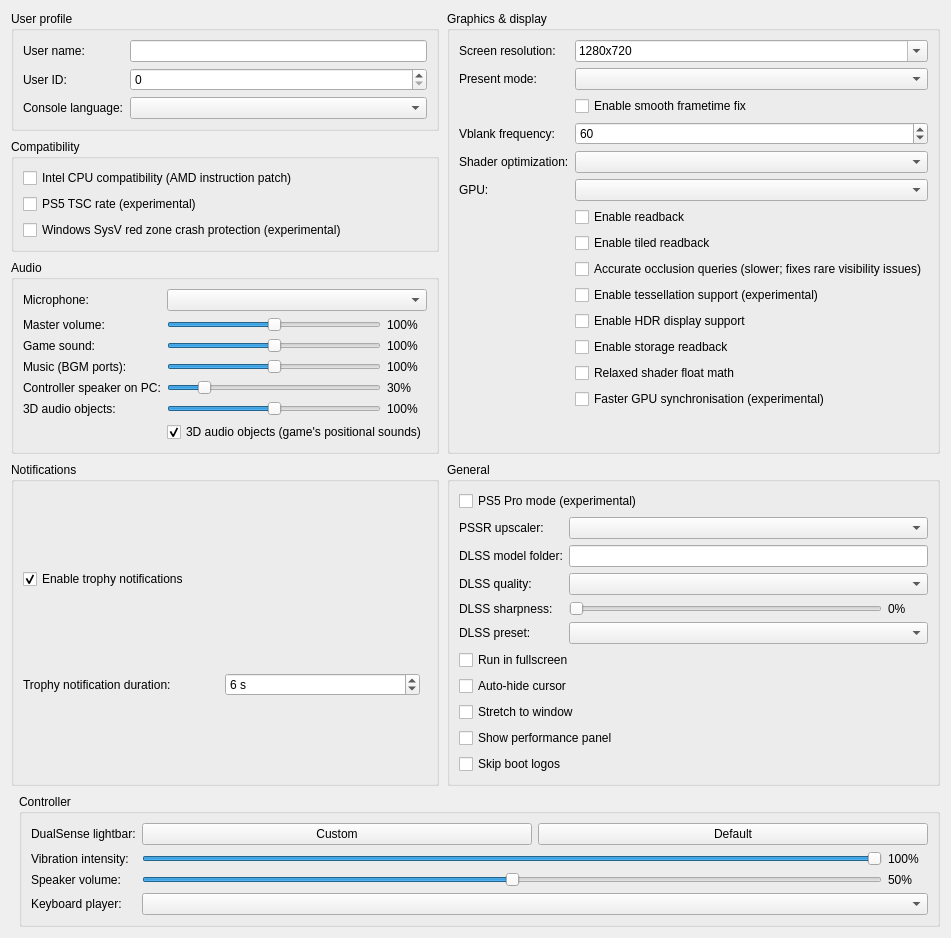
     <widget class="QWidget" name="settings_tab">
      <attribute name="title"><string>General</string></attribute>
      <layout class="QGridLayout" name="gridLayout">
       <property name="horizontalSpacing">
        <number>8</number>
       </property>
       <property name="verticalSpacing">
        <number>8</number>
       </property>
       <item row="0" column="0" colspan="2">
        <layout class="QGridLayout" name="sectionsLayout" columnstretch="1,1">
         <property name="horizontalSpacing">
          <number>8</number>
         </property>
         <property name="verticalSpacing">
          <number>8</number>
         </property>
         <item row="0" column="0">
          <widget class="QGroupBox" name="user_profile_group">
           <property name="title">
            <string>User profile</string>
           </property>
           <layout class="QFormLayout" name="userProfileLayout">
            <property name="fieldGrowthPolicy">
             <enum>QFormLayout::AllNonFixedFieldsGrow</enum>
            </property>
            <item row="0" column="0">
             <widget class="QLabel" name="label_user_name">
              <property name="text"><string>User name:</string></property>
             </widget>
            </item>
            <item row="0" column="1">
             <widget class="MandatoryLineEdit" name="lineEdit_user_name">
              <property name="toolTip"><string>Local user name exposed to games</string></property>
              <property name="clearButtonEnabled"><bool>true</bool></property>
             </widget>
            </item>
            <item row="1" column="0">
             <widget class="QLabel" name="label_user_id">
              <property name="text"><string>User ID:</string></property>
             </widget>
            </item>
            <item row="1" column="1">
             <widget class="QSpinBox" name="spinBox_user_id">
              <property name="toolTip"><string>Local user ID exposed to games</string></property>
             </widget>
            </item>
            <item row="2" column="0">
             <widget class="QLabel" name="label_console_language">
              <property name="text"><string>Console language:</string></property>
             </widget>
            </item>
            <item row="2" column="1">
             <widget class="QComboBox" name="comboBox_console_language">
              <property name="toolTip"><string>Language</string></property>
             </widget>
            </item>
           </layout>
          </widget>
         </item>
         <item row="2" column="0">
          <widget class="QGroupBox" name="audio_group">
           <property name="title"><string>Audio</string></property>
           <layout class="QFormLayout" name="audioLayout">
            <property name="fieldGrowthPolicy">
             <enum>QFormLayout::AllNonFixedFieldsGrow</enum>
            </property>
            <item row="0" column="0">
             <widget class="QLabel" name="label_audio_input_device">
              <property name="text"><string>Microphone:</string></property>
             </widget>
            </item>
            <item row="0" column="1">
             <widget class="QComboBox" name="comboBox_audio_input_device"/>
            </item>
           <item row="1" column="0">
            <widget class="QLabel" name="label_audio_master">
             <property name="text"><string>Master volume:</string></property>
            </widget>
           </item>
           <item row="1" column="1">
            <layout class="QHBoxLayout" name="audio_master_layout">
             <item>
              <widget class="QSlider" name="slider_audio_master">
               <property name="toolTip"><string>Everything the game plays on this PC (not the DualSense). 100% is unchanged; above 100% amplifies and can clip.</string></property>
               <property name="maximum"><number>200</number></property>
               <property name="singleStep"><number>5</number></property>
               <property name="pageStep"><number>10</number></property>
               <property name="value"><number>100</number></property>
               <property name="orientation"><enum>Qt::Horizontal</enum></property>
              </widget>
             </item>
             <item>
              <widget class="QLabel" name="label_audio_master_value">
               <property name="minimumSize"><size><width>40</width><height>0</height></size></property>
               <property name="text"><string>100%</string></property>
              </widget>
             </item>
            </layout>
           </item>
           <item row="2" column="0">
            <widget class="QLabel" name="label_audio_main">
             <property name="text"><string>Game sound:</string></property>
            </widget>
           </item>
           <item row="2" column="1">
            <layout class="QHBoxLayout" name="audio_main_layout">
             <item>
              <widget class="QSlider" name="slider_audio_main">
               <property name="toolTip"><string>Game audio on the main output ports (most effects, and music in games that mix it there). 100% is unchanged.</string></property>
               <property name="maximum"><number>200</number></property>
               <property name="singleStep"><number>5</number></property>
               <property name="pageStep"><number>10</number></property>
               <property name="value"><number>100</number></property>
               <property name="orientation"><enum>Qt::Horizontal</enum></property>
              </widget>
             </item>
             <item>
              <widget class="QLabel" name="label_audio_main_value">
               <property name="minimumSize"><size><width>40</width><height>0</height></size></property>
               <property name="text"><string>100%</string></property>
              </widget>
             </item>
            </layout>
           </item>
           <item row="3" column="0">
            <widget class="QLabel" name="label_audio_music">
             <property name="text"><string>Music (BGM ports):</string></property>
            </widget>
           </item>
           <item row="3" column="1">
            <layout class="QHBoxLayout" name="audio_music_layout">
             <item>
              <widget class="QSlider" name="slider_audio_music">
               <property name="toolTip"><string>Music the game plays on its own background-music ports. Has no effect on games that mix music into the main output.</string></property>
               <property name="maximum"><number>200</number></property>
               <property name="singleStep"><number>5</number></property>
               <property name="pageStep"><number>10</number></property>
               <property name="value"><number>100</number></property>
               <property name="orientation"><enum>Qt::Horizontal</enum></property>
              </widget>
             </item>
             <item>
              <widget class="QLabel" name="label_audio_music_value">
               <property name="minimumSize"><size><width>40</width><height>0</height></size></property>
               <property name="text"><string>100%</string></property>
              </widget>
             </item>
            </layout>
           </item>
           <item row="4" column="0">
            <widget class="QLabel" name="label_audio_pad_speaker">
             <property name="text"><string>Controller speaker on PC:</string></property>
            </widget>
           </item>
           <item row="4" column="1">
            <layout class="QHBoxLayout" name="audio_pad_speaker_layout">
             <item>
              <widget class="QSlider" name="slider_audio_pad_speaker">
               <property name="toolTip"><string>Sounds meant for the DualSense speaker when no DualSense plays them (no controller, or not wired/Bluetooth). The console speaker is small, so these are turned down by default.</string></property>
               <property name="maximum"><number>200</number></property>
               <property name="singleStep"><number>5</number></property>
               <property name="pageStep"><number>10</number></property>
               <property name="value"><number>30</number></property>
               <property name="orientation"><enum>Qt::Horizontal</enum></property>
              </widget>
             </item>
             <item>
              <widget class="QLabel" name="label_audio_pad_speaker_value">
               <property name="minimumSize"><size><width>40</width><height>0</height></size></property>
               <property name="text"><string>30%</string></property>
              </widget>
             </item>
            </layout>
           </item>
           <item row="5" column="0">
            <widget class="QLabel" name="label_audio_objects">
             <property name="text"><string>3D audio objects:</string></property>
            </widget>
           </item>
           <item row="5" column="1">
            <layout class="QHBoxLayout" name="audio_objects_layout">
             <item>
              <widget class="QSlider" name="slider_audio_objects">
               <property name="toolTip"><string>Sound effects the game places in 3D (PS5 3D audio object ports), mixed into the game sound on this PC. Game sound and master volume apply on top. 100% is unchanged.</string></property>
               <property name="maximum"><number>200</number></property>
               <property name="singleStep"><number>5</number></property>
               <property name="pageStep"><number>10</number></property>
               <property name="value"><number>100</number></property>
               <property name="orientation"><enum>Qt::Horizontal</enum></property>
              </widget>
             </item>
             <item>
              <widget class="QLabel" name="label_audio_objects_value">
               <property name="minimumSize"><size><width>40</width><height>0</height></size></property>
               <property name="text"><string>100%</string></property>
              </widget>
             </item>
            </layout>
           </item>
           <item row="6" column="1">
            <widget class="QCheckBox" name="checkBox_audio_objects">
             <property name="toolTip"><string>Play the sounds the game places in 3D (PS5 3D audio object ports: ambience, positioned effects). Off drops them, as older Kyty versions did.</string></property>
             <property name="text"><string>3D audio objects (game's positional sounds)</string></property>
             <property name="checked"><bool>true</bool></property>
            </widget>
           </item>
           </layout>
          </widget>
         </item>
         <item row="0" column="1" rowspan="3">
          <widget class="QGroupBox" name="graphics_group">
           <property name="title">
            <string>Graphics &amp;&amp; display</string>
           </property>
           <layout class="QFormLayout" name="graphicsLayout">
            <property name="fieldGrowthPolicy">
             <enum>QFormLayout::AllNonFixedFieldsGrow</enum>
            </property>
            <item row="0" column="0">
             <widget class="QLabel" name="label_screen_resolution">
              <property name="text"><string>Screen resolution:</string></property>
             </widget>
            </item>
            <item row="0" column="1">
             <widget class="QComboBox" name="comboBox_screen_resolution">
              <property name="toolTip"><string>Window resolution as WIDTHxHEIGHT; pick a preset or type a custom size. Non-16:9 sizes such as 21:9 show the game with black bars unless Stretch to window is on.</string></property>
              <property name="editable"><bool>true</bool></property>
              <property name="insertPolicy"><enum>QComboBox::NoInsert</enum></property>
              <item><property name="text"><string notr="true">1280x720</string></property></item>
              <item><property name="text"><string notr="true">1920x1080</string></property></item>
              <item><property name="text"><string notr="true">2560x1440</string></property></item>
              <item><property name="text"><string notr="true">3840x2160</string></property></item>
              <item><property name="text"><string notr="true">2560x1080</string></property></item>
              <item><property name="text"><string notr="true">3440x1440</string></property></item>
              <item><property name="text"><string notr="true">3840x1600</string></property></item>
              <item><property name="text"><string notr="true">5120x2160</string></property></item>
             </widget>
            </item>
            <item row="1" column="0">
             <widget class="QLabel" name="label_present_mode">
              <property name="text"><string>Present mode:</string></property>
             </widget>
            </item>
            <item row="1" column="1">
             <widget class="QComboBox" name="comboBox_present_mode">
              <property name="toolTip"><string>Vulkan swapchain presentation mode</string></property>
             </widget>
            </item>
            <item row="2" column="1">
             <widget class="QCheckBox" name="checkBox_smooth_frametime_fix">
              <property name="toolTip"><string>Use absolute vblank pacing and present ready frames between vblanks in Immediate mode</string></property>
              <property name="text"><string>Enable smooth frametime fix</string></property>
             </widget>
            </item>
            <item row="3" column="0">
             <widget class="QLabel" name="label_vblank_frequency">
              <property name="text"><string>Vblank frequency:</string></property>
             </widget>
            </item>
            <item row="3" column="1">
             <widget class="QSpinBox" name="spinBox_vblank_frequency">
              <property name="toolTip"><string>Virtual display refresh rate used for frame pacing</string></property>
              <property name="minimum"><number>30</number></property>
              <property name="maximum"><number>360</number></property>
              <property name="value"><number>60</number></property>
             </widget>
            </item>
            <item row="4" column="0">
             <widget class="QLabel" name="label_shader_optimization">
              <property name="text"><string>Shader optimization:</string></property>
             </widget>
            </item>
            <item row="4" column="1">
             <widget class="QComboBox" name="comboBox_shader_optimization_type">
              <property name="toolTip"><string>Optimize shaders for code size or performance</string></property>
             </widget>
            </item>
            <item row="5" column="0">
             <widget class="QLabel" name="label_gpu">
              <property name="text"><string>GPU:</string></property>
             </widget>
            </item>
            <item row="5" column="1">
             <widget class="QComboBox" name="comboBox_gpu">
              <property name="toolTip"><string>Graphics device used by the emulator</string></property>
             </widget>
            </item>
            <item row="6" column="1">
             <widget class="QCheckBox" name="checkBox_readback">
              <property name="toolTip"><string>Read back writable linear images</string></property>
              <property name="text"><string>Enable readback</string></property>
             </widget>
            </item>
            <item row="7" column="1">
             <widget class="QCheckBox" name="checkBox_readback_tiled">
              <property name="toolTip"><string>Read back small writable tiled images</string></property>
              <property name="text"><string>Enable tiled readback</string></property>
             </widget>
            </item>
            <item row="8" column="1">
             <widget class="QCheckBox" name="checkBox_gpu_occlusion">
              <property name="toolTip"><string>Off (default): occlusion queries report everything as visible, which is much faster in heavy levels but may draw objects or effects that the game hides behind walls. On: the GPU counts visible samples as on the console (slower; fixes rare visibility issues).</string></property>
              <property name="text"><string>Accurate occlusion queries (slower; fixes rare visibility issues)</string></property>
             </widget>
            </item>
            <item row="9" column="1">
             <widget class="QCheckBox" name="checkBox_tessellation">
              <property name="toolTip"><string>Draw tessellated geometry. Disabled by default; unsupported tessellation may cause crashes.</string></property>
              <property name="text"><string>Enable tessellation support (experimental)</string></property>
             </widget>
            </item>
            <item row="10" column="1">
             <widget class="QCheckBox" name="checkBox_hdr">
              <property name="toolTip"><string>Enable HDR10 output for supported games. Requires HDR enabled on the host display.</string></property>
              <property name="text"><string>Enable HDR display support</string></property>
             </widget>
            </item>
            <item row="11" column="1">
             <widget class="QCheckBox" name="checkBox_readback_storage">
              <property name="toolTip"><string>Read back shader-written images when the game flushes the GPU cache for the CPU. Images from linear and tiled readback are read back then too.</string></property>
              <property name="text"><string>Enable storage readback</string></property>
             </widget>
            </item>
            <item row="12" column="1">
             <widget class="QCheckBox" name="checkBox_relaxed_shader_float">
              <property name="toolTip"><string>Use the host GPU's native float operations in shaders. Faster, but can be inaccurate.</string></property>
              <property name="text"><string>Relaxed shader float math</string></property>
             </widget>
            </item>
            <item row="13" column="1">
             <widget class="QCheckBox" name="checkBox_fast_gpu_sync">
              <property name="toolTip"><string>Trims redundant GPU barriers (synchronisation between GPU work): KYTY_GPU_HAZARD=3, KYTY_INDIRECT_ARGS_RANGES=1, KYTY_GUEST_BARRIER_SCOPE=rel=drop, KYTY_DMA_BARRIER_BATCH=1. Gave about 1 fps in heavy Astro Bot scenes. Turn it off if graphics glitch. A value set for one of these in u59-preset.json or a title preset is kept.</string></property>
              <property name="text"><string>Faster GPU synchronisation (experimental)</string></property>
             </widget>
            </item>
           </layout>
          </widget>
         </item>
         <item row="3" column="0">
          <widget class="QGroupBox" name="notifications_group">
           <property name="title"><string>Notifications</string></property>
           <layout class="QVBoxLayout" name="notificationsLayout">
            <item>
             <widget class="QCheckBox" name="checkBox_trophy_notifications">
              <property name="toolTip"><string>Show trophy unlock notifications and play their sound.
    To use your own sound, replace the emulator's assets/sounds/trophy-unlock.wav with a WAV file and restart the game.</string></property>
              <property name="text"><string>Enable trophy notifications</string></property>
              <property name="checked"><bool>true</bool></property>
             </widget>
            </item>
            <item>
             <layout class="QHBoxLayout" name="trophyDurationLayout">
              <item>
               <widget class="QLabel" name="label_trophy_duration">
                <property name="text"><string>Trophy notification duration:</string></property>
               </widget>
              </item>
              <item>
               <widget class="QSpinBox" name="spinBox_trophy_duration">
                <property name="toolTip"><string>How long each trophy unlock notification stays on screen.</string></property>
                <property name="suffix"><string> s</string></property>
                <property name="minimum"><number>5</number></property>
                <property name="maximum"><number>10</number></property>
                <property name="value"><number>6</number></property>
               </widget>
              </item>
              <item>
               <spacer name="trophyDurationSpacer">
                <property name="orientation"><enum>Qt::Horizontal</enum></property>
               </spacer>
              </item>
             </layout>
            </item>
           </layout>
          </widget>
         </item>
         <item row="3" column="1">
          <widget class="QGroupBox" name="general_group">
           <property name="title"><string>General</string></property>
           <layout class="QVBoxLayout" name="generalLayout">
            <item>
             <widget class="QCheckBox" name="checkBox_pro">
              <property name="toolTip"><string>Enable PS5 Pro mode for supported games. Disabled by default.</string></property>
              <property name="text"><string>PS5 Pro mode (experimental)</string></property>
             </widget>
            </item>
            <item>
             <layout class="QFormLayout" name="pssrLayout">
              <item row="0" column="0">
               <widget class="QLabel" name="label_pssr_upscaler">
                <property name="text"><string>PSSR upscaler:</string></property>
               </widget>
              </item>
              <item row="0" column="1">
               <widget class="QComboBox" name="comboBox_pssr_upscaler">
                <property name="toolTip"><string>DLSS needs an NVIDIA RTX GPU</string></property>
               </widget>
              </item>
              <item row="1" column="0">
               <widget class="QLabel" name="label_dlss_folder">
                <property name="text"><string>DLSS model folder:</string></property>
               </widget>
              </item>
              <item row="1" column="1">
               <widget class="MandatoryLineEdit" name="lineEdit_dlss_folder">
                <property name="toolTip"><string>Folder with nvngx_dlss.dll (Windows) or libnvidia-ngx-dlss.so.* (Linux)</string></property>
                <property name="clearButtonEnabled"><bool>true</bool></property>
               </widget>
              </item>
              <item row="2" column="0">
               <widget class="QLabel" name="label_dlss_quality">
                <property name="text"><string>DLSS quality:</string></property>
               </widget>
              </item>
              <item row="2" column="1">
               <widget class="QComboBox" name="comboBox_dlss_quality">
                <property name="toolTip"><string>Auto follows the render size the game asks for. Quality, Balanced, Performance and Ultra Performance render a smaller, cheaper image; DLAA renders at full size.</string></property>
               </widget>
              </item>
              <item row="3" column="0">
               <widget class="QLabel" name="label_dlss_sharpness">
                <property name="text"><string>DLSS sharpness:</string></property>
               </widget>
              </item>
              <item row="3" column="1">
               <layout class="QHBoxLayout" name="dlssSharpnessLayout">
                <item>
                 <widget class="QSlider" name="slider_dlss_sharpness">
                  <property name="toolTip"><string>Sharpening applied by the DLSS model, 0 to 100%. 0 leaves the sharpening to the model.</string></property>
                  <property name="minimum"><number>0</number></property>
                  <property name="maximum"><number>100</number></property>
                  <property name="singleStep"><number>5</number></property>
                  <property name="pageStep"><number>10</number></property>
                  <property name="orientation"><enum>Qt::Horizontal</enum></property>
                 </widget>
                </item>
                <item>
                 <widget class="QLabel" name="label_dlss_sharpness_value">
                  <property name="minimumSize"><size><width>40</width><height>0</height></size></property>
                  <property name="text"><string>0%</string></property>
                 </widget>
                </item>
               </layout>
              </item>
              <item row="4" column="0">
               <widget class="QLabel" name="label_dlss_preset">
                <property name="text"><string>DLSS preset:</string></property>
               </widget>
              </item>
              <item row="4" column="1">
               <widget class="QComboBox" name="comboBox_dlss_preset">
                <property name="toolTip"><string>The model's internal preset (A to O). Model default uses whatever the DLL ships with; only models that know presets apply it, the others ignore the setting.</string></property>
               </widget>
              </item>
             </layout>
            </item>
            <item>
             <widget class="QCheckBox" name="checkBox_fullscreen">
              <property name="toolTip"><string>Run in borderless desktop fullscreen</string></property>
              <property name="text"><string>Run in fullscreen</string></property>
             </widget>
            </item>
            <item>
             <widget class="QCheckBox" name="checkBox_hide_cursor">
              <property name="toolTip"><string>Hide the host cursor after 2 seconds without mouse activity</string></property>
              <property name="text"><string>Auto-hide cursor</string></property>
             </widget>
            </item>
            <item>
             <widget class="QCheckBox" name="checkBox_stretch">
              <property name="toolTip"><string>Stretch the game image to fill the window instead of keeping its aspect ratio with black bars</string></property>
              <property name="text"><string>Stretch to window</string></property>
             </widget>
            </item>
            <item>
             <widget class="QCheckBox" name="checkBox_perf_overlay">
              <property name="toolTip"><string>Show FPS, frame times, CPU/GPU usage, RAM and memory pressure in the game window. Press F2 (Cmd+P on macOS) to toggle it, and add Shift for the detailed view.</string></property>
              <property name="text"><string>Show performance panel</string></property>
             </widget>
            </item>
            <item>
             <widget class="QCheckBox" name="checkBox_skip_notice_screen">
              <property name="toolTip"><string>Skip startup logos and notices in supported games.</string></property>
              <property name="text"><string>Skip boot logos</string></property>
             </widget>
            </item>
           </layout>
          </widget>
         </item>
         <item row="1" column="0">
          <widget class="QGroupBox" name="compatibility_group">
           <property name="title">
            <string>Compatibility</string>
           </property>
           <layout class="QVBoxLayout" name="compatibilityLayout">
            <item>
             <widget class="QCheckBox" name="checkBox_amd_cpu">
﻿              <property name="toolTip"><string>Emulates the PS5's AMD-only instructions (EXTRQ/INSERTQ) and AMD's VRSQRTPS results. Partly checked (default): automatic, on for Intel and other non-AMD CPUs, off for AMD CPUs. Checked: always on. Unchecked: always off.</string></property>
              <property name="text"><string>Intel CPU compatibility (AMD instruction patch)</string></property>
             </widget>
            </item>
            <item>
             <widget class="QCheckBox" name="checkBox_guest_tsc">
              <property name="toolTip"><string>Run the CPU time stamp counter (TSC) at the PS5's 1.6 GHz instead of the host rate. Fixes games that run too fast.</string></property>
              <property name="text"><string>PS5 TSC rate (experimental)</string></property>
             </widget>
            </item>
            <item>
             <widget class="QCheckBox" name="checkBox_red_zone_protection">
              <property name="toolTip"><string>Helps prevent crashes in some games on Windows</string></property>
              <property name="text"><string>Windows SysV red zone crash protection (experimental)</string></property>
             </widget>
            </item>
           </layout>
          </widget>
         </item>
        </layout>
       </item>
       <item row="1" column="1">
        <widget class="QGroupBox" name="controller_group">
         <property name="title"><string>Controller</string></property>
         <layout class="QFormLayout" name="controllerLayout">
          <property name="fieldGrowthPolicy"><enum>QFormLayout::AllNonFixedFieldsGrow</enum></property>
          <item row="0" column="0">
           <widget class="QLabel" name="label_controller_color">
            <property name="text"><string>DualSense lightbar:</string></property>
           </widget>
          </item>
          <item row="0" column="1">
           <layout class="QHBoxLayout" name="controllerColorLayout">
            <item>
             <widget class="QPushButton" name="button_controller_color">
              <property name="toolTip"><string>Choose and preview a fixed LED color. Bluetooth DualSense may take several seconds to update.</string></property>
              <property name="text"><string>Custom</string></property>
             </widget>
            </item>
            <item>
             <widget class="QPushButton" name="button_controller_color_reset">
              <property name="toolTip"><string>Let the game control the lightbar</string></property>
              <property name="text"><string>Default</string></property>
             </widget>
            </item>
           </layout>
          </item>
          <item row="1" column="0">
           <widget class="QLabel" name="label_controller_vibration">
            <property name="text"><string>Vibration intensity:</string></property>
           </widget>
          </item>
          <item row="1" column="1">
           <layout class="QHBoxLayout" name="controllerVibrationLayout">
            <item>
             <widget class="QSlider" name="slider_controller_vibration">
              <property name="toolTip"><string>Scale DualSense vibration over USB and Bluetooth</string></property>
              <property name="maximum"><number>100</number></property>
              <property name="value"><number>100</number></property>
              <property name="orientation"><enum>Qt::Horizontal</enum></property>
             </widget>
            </item>
            <item>
             <widget class="QLabel" name="label_controller_vibration_value">
              <property name="minimumSize"><size><width>40</width><height>0</height></size></property>
              <property name="text"><string>100%</string></property>
             </widget>
            </item>
           </layout>
          </item>
          <item row="2" column="0">
           <widget class="QLabel" name="label_controller_volume">
            <property name="text"><string>Speaker volume:</string></property>
           </widget>
          </item>
          <item row="2" column="1">
           <layout class="QHBoxLayout" name="controllerVolumeLayout">
            <item>
             <widget class="QSlider" name="slider_controller_volume">
              <property name="toolTip"><string>Scale the DualSense speaker over USB and Bluetooth. 50% is the previous default; 100% adds 6 dB of gain.</string></property>
              <property name="maximum"><number>100</number></property>
              <property name="value"><number>50</number></property>
              <property name="orientation"><enum>Qt::Horizontal</enum></property>
             </widget>
            </item>
            <item>
             <widget class="QLabel" name="label_controller_volume_value">
              <property name="minimumSize"><size><width>40</width><height>0</height></size></property>
              <property name="text"><string>50%</string></property>
             </widget>
            </item>
           </layout>
          </item>
          <item row="3" column="0">
           <widget class="QLabel" name="label_keyboard_player">
            <property name="text"><string>Keyboard player:</string></property>
           </widget>
          </item>
          <item row="3" column="1">
           <widget class="QComboBox" name="comboBox_keyboard_player">
            <property name="toolTip"><string>Gamepads fill the remaining players in connection order. Every player uses the same input mapping.</string></property>
           </widget>
          </item>
         </layout>
        </widget>
       </item>
      </layout>
     </widget>
